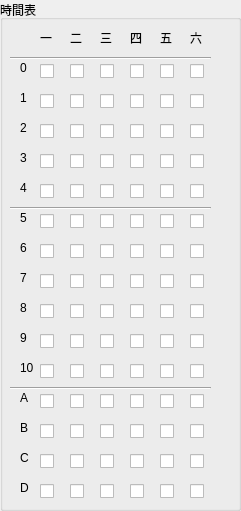
   <widget class="QGroupBox" name="groupBox_3">
    <property name="geometry">
     <rect>
      <x>970</x>
      <y>30</y>
      <width>241</width>
      <height>511</height>
     </rect>
    </property>
    <property name="title">
     <string>時間表</string>
    </property>
    <widget class="QLabel" name="label">
     <property name="geometry">
      <rect>
       <x>40</x>
       <y>30</y>
       <width>21</width>
       <height>16</height>
      </rect>
     </property>
     <property name="text">
      <string>一</string>
     </property>
    </widget>
    <widget class="QLabel" name="label_2">
     <property name="geometry">
      <rect>
       <x>70</x>
       <y>30</y>
       <width>21</width>
       <height>16</height>
      </rect>
     </property>
     <property name="text">
      <string>二</string>
     </property>
    </widget>
    <widget class="QLabel" name="label_3">
     <property name="geometry">
      <rect>
       <x>100</x>
       <y>30</y>
       <width>21</width>
       <height>16</height>
      </rect>
     </property>
     <property name="text">
      <string>三</string>
     </property>
    </widget>
    <widget class="QLabel" name="label_4">
     <property name="geometry">
      <rect>
       <x>130</x>
       <y>30</y>
       <width>21</width>
       <height>16</height>
      </rect>
     </property>
     <property name="text">
      <string>四</string>
     </property>
    </widget>
    <widget class="QLabel" name="label_5">
     <property name="geometry">
      <rect>
       <x>160</x>
       <y>30</y>
       <width>21</width>
       <height>16</height>
      </rect>
     </property>
     <property name="text">
      <string>五</string>
     </property>
    </widget>
    <widget class="QLabel" name="label_6">
     <property name="geometry">
      <rect>
       <x>20</x>
       <y>90</y>
       <width>21</width>
       <height>16</height>
      </rect>
     </property>
     <property name="text">
      <string>1</string>
     </property>
    </widget>
    <widget class="QLabel" name="label_7">
     <property name="geometry">
      <rect>
       <x>20</x>
       <y>120</y>
       <width>21</width>
       <height>16</height>
      </rect>
     </property>
     <property name="text">
      <string>2</string>
     </property>
    </widget>
    <widget class="QLabel" name="label_8">
     <property name="geometry">
      <rect>
       <x>20</x>
       <y>150</y>
       <width>21</width>
       <height>16</height>
      </rect>
     </property>
     <property name="text">
      <string>3</string>
     </property>
    </widget>
    <widget class="QLabel" name="label_9">
     <property name="geometry">
      <rect>
       <x>20</x>
       <y>180</y>
       <width>21</width>
       <height>16</height>
      </rect>
     </property>
     <property name="text">
      <string>4</string>
     </property>
    </widget>
    <widget class="QLabel" name="label_10">
     <property name="geometry">
      <rect>
       <x>20</x>
       <y>210</y>
       <width>21</width>
       <height>16</height>
      </rect>
     </property>
     <property name="text">
      <string>5</string>
     </property>
    </widget>
    <widget class="QLabel" name="label_11">
     <property name="geometry">
      <rect>
       <x>20</x>
       <y>240</y>
       <width>21</width>
       <height>16</height>
      </rect>
     </property>
     <property name="text">
      <string>6</string>
     </property>
    </widget>
    <widget class="QLabel" name="label_12">
     <property name="geometry">
      <rect>
       <x>20</x>
       <y>270</y>
       <width>21</width>
       <height>16</height>
      </rect>
     </property>
     <property name="text">
      <string>7</string>
     </property>
    </widget>
    <widget class="QLabel" name="label_13">
     <property name="geometry">
      <rect>
       <x>20</x>
       <y>300</y>
       <width>21</width>
       <height>16</height>
      </rect>
     </property>
     <property name="text">
      <string>8</string>
     </property>
    </widget>
    <widget class="QLabel" name="label_14">
     <property name="geometry">
      <rect>
       <x>20</x>
       <y>330</y>
       <width>21</width>
       <height>16</height>
      </rect>
     </property>
     <property name="text">
      <string>9</string>
     </property>
    </widget>
    <widget class="QLabel" name="label_15">
     <property name="geometry">
      <rect>
       <x>20</x>
       <y>360</y>
       <width>21</width>
       <height>16</height>
      </rect>
     </property>
     <property name="text">
      <string>10</string>
     </property>
    </widget>
    <widget class="QLabel" name="label_16">
     <property name="geometry">
      <rect>
       <x>20</x>
       <y>390</y>
       <width>21</width>
       <height>16</height>
      </rect>
     </property>
     <property name="text">
      <string>A</string>
     </property>
    </widget>
    <widget class="QLabel" name="label_17">
     <property name="geometry">
      <rect>
       <x>20</x>
       <y>420</y>
       <width>21</width>
       <height>16</height>
      </rect>
     </property>
     <property name="text">
      <string>B</string>
     </property>
    </widget>
    <widget class="QLabel" name="label_18">
     <property name="geometry">
      <rect>
       <x>20</x>
       <y>450</y>
       <width>21</width>
       <height>16</height>
      </rect>
     </property>
     <property name="text">
      <string>C</string>
     </property>
    </widget>
    <widget class="QCheckBox" name="tt1_0">
     <property name="geometry">
      <rect>
       <x>40</x>
       <y>60</y>
       <width>21</width>
       <height>22</height>
      </rect>
     </property>
     <property name="text">
      <string/>
     </property>
    </widget>
    <widget class="QCheckBox" name="tt2_0">
     <property name="geometry">
      <rect>
       <x>70</x>
       <y>60</y>
       <width>21</width>
       <height>22</height>
      </rect>
     </property>
     <property name="text">
      <string/>
     </property>
    </widget>
    <widget class="QCheckBox" name="tt3_0">
     <property name="geometry">
      <rect>
       <x>100</x>
       <y>60</y>
       <width>21</width>
       <height>22</height>
      </rect>
     </property>
     <property name="text">
      <string/>
     </property>
    </widget>
    <widget class="QCheckBox" name="tt4_0">
     <property name="geometry">
      <rect>
       <x>130</x>
       <y>60</y>
       <width>21</width>
       <height>22</height>
      </rect>
     </property>
     <property name="text">
      <string/>
     </property>
    </widget>
    <widget class="QCheckBox" name="tt5_0">
     <property name="geometry">
      <rect>
       <x>160</x>
       <y>60</y>
       <width>21</width>
       <height>22</height>
      </rect>
     </property>
     <property name="text">
      <string/>
     </property>
    </widget>
    <widget class="QLabel" name="label_19">
     <property name="geometry">
      <rect>
       <x>20</x>
       <y>60</y>
       <width>21</width>
       <height>16</height>
      </rect>
     </property>
     <property name="text">
      <string>0</string>
     </property>
    </widget>
    <widget class="QLabel" name="label_20">
     <property name="geometry">
      <rect>
       <x>20</x>
       <y>480</y>
       <width>21</width>
       <height>16</height>
      </rect>
     </property>
     <property name="text">
      <string>D</string>
     </property>
    </widget>
    <widget class="QCheckBox" name="tt2_1">
     <property name="geometry">
      <rect>
       <x>70</x>
       <y>90</y>
       <width>21</width>
       <height>22</height>
      </rect>
     </property>
     <property name="text">
      <string/>
     </property>
    </widget>
    <widget class="QCheckBox" name="tt4_1">
     <property name="geometry">
      <rect>
       <x>130</x>
       <y>90</y>
       <width>21</width>
       <height>22</height>
      </rect>
     </property>
     <property name="text">
      <string/>
     </property>
    </widget>
    <widget class="QCheckBox" name="tt1_1">
     <property name="geometry">
      <rect>
       <x>40</x>
       <y>90</y>
       <width>21</width>
       <height>22</height>
      </rect>
     </property>
     <property name="text">
      <string/>
     </property>
    </widget>
    <widget class="QCheckBox" name="tt5_1">
     <property name="geometry">
      <rect>
       <x>160</x>
       <y>90</y>
       <width>21</width>
       <height>22</height>
      </rect>
     </property>
     <property name="text">
      <string/>
     </property>
    </widget>
    <widget class="QCheckBox" name="tt3_1">
     <property name="geometry">
      <rect>
       <x>100</x>
       <y>90</y>
       <width>21</width>
       <height>22</height>
      </rect>
     </property>
     <property name="text">
      <string/>
     </property>
    </widget>
    <widget class="QCheckBox" name="tt1_2">
     <property name="geometry">
      <rect>
       <x>40</x>
       <y>120</y>
       <width>21</width>
       <height>22</height>
      </rect>
     </property>
     <property name="text">
      <string/>
     </property>
    </widget>
    <widget class="QCheckBox" name="tt3_2">
     <property name="geometry">
      <rect>
       <x>100</x>
       <y>120</y>
       <width>21</width>
       <height>22</height>
      </rect>
     </property>
     <property name="text">
      <string/>
     </property>
    </widget>
    <widget class="QCheckBox" name="tt5_2">
     <property name="geometry">
      <rect>
       <x>160</x>
       <y>120</y>
       <width>21</width>
       <height>22</height>
      </rect>
     </property>
     <property name="text">
      <string/>
     </property>
    </widget>
    <widget class="QCheckBox" name="tt2_2">
     <property name="geometry">
      <rect>
       <x>70</x>
       <y>120</y>
       <width>21</width>
       <height>22</height>
      </rect>
     </property>
     <property name="text">
      <string/>
     </property>
    </widget>
    <widget class="QCheckBox" name="tt4_2">
     <property name="geometry">
      <rect>
       <x>130</x>
       <y>120</y>
       <width>21</width>
       <height>22</height>
      </rect>
     </property>
     <property name="text">
      <string/>
     </property>
    </widget>
    <widget class="QCheckBox" name="tt1_3">
     <property name="geometry">
      <rect>
       <x>40</x>
       <y>150</y>
       <width>21</width>
       <height>22</height>
      </rect>
     </property>
     <property name="text">
      <string/>
     </property>
    </widget>
    <widget class="QCheckBox" name="tt3_3">
     <property name="geometry">
      <rect>
       <x>100</x>
       <y>150</y>
       <width>21</width>
       <height>22</height>
      </rect>
     </property>
     <property name="text">
      <string/>
     </property>
    </widget>
    <widget class="QCheckBox" name="tt4_3">
     <property name="geometry">
      <rect>
       <x>130</x>
       <y>150</y>
       <width>21</width>
       <height>22</height>
      </rect>
     </property>
     <property name="text">
      <string/>
     </property>
    </widget>
    <widget class="QCheckBox" name="tt5_3">
     <property name="geometry">
      <rect>
       <x>160</x>
       <y>150</y>
       <width>21</width>
       <height>22</height>
      </rect>
     </property>
     <property name="text">
      <string/>
     </property>
    </widget>
    <widget class="QCheckBox" name="tt2_3">
     <property name="geometry">
      <rect>
       <x>70</x>
       <y>150</y>
       <width>21</width>
       <height>22</height>
      </rect>
     </property>
     <property name="text">
      <string/>
     </property>
    </widget>
    <widget class="QCheckBox" name="tt3_4">
     <property name="geometry">
      <rect>
       <x>100</x>
       <y>180</y>
       <width>21</width>
       <height>22</height>
      </rect>
     </property>
     <property name="text">
      <string/>
     </property>
    </widget>
    <widget class="QCheckBox" name="tt4_4">
     <property name="geometry">
      <rect>
       <x>130</x>
       <y>180</y>
       <width>21</width>
       <height>22</height>
      </rect>
     </property>
     <property name="text">
      <string/>
     </property>
    </widget>
    <widget class="QCheckBox" name="tt1_4">
     <property name="geometry">
      <rect>
       <x>40</x>
       <y>180</y>
       <width>21</width>
       <height>22</height>
      </rect>
     </property>
     <property name="text">
      <string/>
     </property>
    </widget>
    <widget class="QCheckBox" name="tt5_4">
     <property name="geometry">
      <rect>
       <x>160</x>
       <y>180</y>
       <width>21</width>
       <height>22</height>
      </rect>
     </property>
     <property name="text">
      <string/>
     </property>
    </widget>
    <widget class="QCheckBox" name="tt2_4">
     <property name="geometry">
      <rect>
       <x>70</x>
       <y>180</y>
       <width>21</width>
       <height>22</height>
      </rect>
     </property>
     <property name="text">
      <string/>
     </property>
    </widget>
    <widget class="QCheckBox" name="tt3_5">
     <property name="geometry">
      <rect>
       <x>100</x>
       <y>210</y>
       <width>21</width>
       <height>22</height>
      </rect>
     </property>
     <property name="text">
      <string/>
     </property>
    </widget>
    <widget class="QCheckBox" name="tt5_5">
     <property name="geometry">
      <rect>
       <x>160</x>
       <y>210</y>
       <width>21</width>
       <height>22</height>
      </rect>
     </property>
     <property name="text">
      <string/>
     </property>
    </widget>
    <widget class="QCheckBox" name="tt4_5">
     <property name="geometry">
      <rect>
       <x>130</x>
       <y>210</y>
       <width>21</width>
       <height>22</height>
      </rect>
     </property>
     <property name="text">
      <string/>
     </property>
    </widget>
    <widget class="QCheckBox" name="tt1_5">
     <property name="geometry">
      <rect>
       <x>40</x>
       <y>210</y>
       <width>21</width>
       <height>22</height>
      </rect>
     </property>
     <property name="text">
      <string/>
     </property>
    </widget>
    <widget class="QCheckBox" name="tt2_5">
     <property name="geometry">
      <rect>
       <x>70</x>
       <y>210</y>
       <width>21</width>
       <height>22</height>
      </rect>
     </property>
     <property name="text">
      <string/>
     </property>
    </widget>
    <widget class="QCheckBox" name="tt5_6">
     <property name="geometry">
      <rect>
       <x>160</x>
       <y>240</y>
       <width>21</width>
       <height>22</height>
      </rect>
     </property>
     <property name="text">
      <string/>
     </property>
    </widget>
    <widget class="QCheckBox" name="tt3_6">
     <property name="geometry">
      <rect>
       <x>100</x>
       <y>240</y>
       <width>21</width>
       <height>22</height>
      </rect>
     </property>
     <property name="text">
      <string/>
     </property>
    </widget>
    <widget class="QCheckBox" name="tt2_6">
     <property name="geometry">
      <rect>
       <x>70</x>
       <y>240</y>
       <width>21</width>
       <height>22</height>
      </rect>
     </property>
     <property name="text">
      <string/>
     </property>
    </widget>
    <widget class="QCheckBox" name="tt4_6">
     <property name="geometry">
      <rect>
       <x>130</x>
       <y>240</y>
       <width>21</width>
       <height>22</height>
      </rect>
     </property>
     <property name="text">
      <string/>
     </property>
    </widget>
    <widget class="QCheckBox" name="tt1_6">
     <property name="geometry">
      <rect>
       <x>40</x>
       <y>240</y>
       <width>21</width>
       <height>22</height>
      </rect>
     </property>
     <property name="text">
      <string/>
     </property>
    </widget>
    <widget class="QCheckBox" name="tt5_7">
     <property name="geometry">
      <rect>
       <x>160</x>
       <y>270</y>
       <width>21</width>
       <height>22</height>
      </rect>
     </property>
     <property name="text">
      <string/>
     </property>
    </widget>
    <widget class="QCheckBox" name="tt2_7">
     <property name="geometry">
      <rect>
       <x>70</x>
       <y>270</y>
       <width>21</width>
       <height>22</height>
      </rect>
     </property>
     <property name="text">
      <string/>
     </property>
    </widget>
    <widget class="QCheckBox" name="tt3_7">
     <property name="geometry">
      <rect>
       <x>100</x>
       <y>270</y>
       <width>21</width>
       <height>22</height>
      </rect>
     </property>
     <property name="text">
      <string/>
     </property>
    </widget>
    <widget class="QCheckBox" name="tt1_7">
     <property name="geometry">
      <rect>
       <x>40</x>
       <y>270</y>
       <width>21</width>
       <height>22</height>
      </rect>
     </property>
     <property name="text">
      <string/>
     </property>
    </widget>
    <widget class="QCheckBox" name="tt4_7">
     <property name="geometry">
      <rect>
       <x>130</x>
       <y>270</y>
       <width>21</width>
       <height>22</height>
      </rect>
     </property>
     <property name="text">
      <string/>
     </property>
    </widget>
    <widget class="QCheckBox" name="tt5_8">
     <property name="geometry">
      <rect>
       <x>160</x>
       <y>300</y>
       <width>21</width>
       <height>22</height>
      </rect>
     </property>
     <property name="text">
      <string/>
     </property>
    </widget>
    <widget class="QCheckBox" name="tt1_8">
     <property name="geometry">
      <rect>
       <x>40</x>
       <y>300</y>
       <width>21</width>
       <height>22</height>
      </rect>
     </property>
     <property name="text">
      <string/>
     </property>
    </widget>
    <widget class="QCheckBox" name="tt4_8">
     <property name="geometry">
      <rect>
       <x>130</x>
       <y>300</y>
       <width>21</width>
       <height>22</height>
      </rect>
     </property>
     <property name="text">
      <string/>
     </property>
    </widget>
    <widget class="QCheckBox" name="tt2_8">
     <property name="geometry">
      <rect>
       <x>70</x>
       <y>300</y>
       <width>21</width>
       <height>22</height>
      </rect>
     </property>
     <property name="text">
      <string/>
     </property>
    </widget>
    <widget class="QCheckBox" name="tt3_8">
     <property name="geometry">
      <rect>
       <x>100</x>
       <y>300</y>
       <width>21</width>
       <height>22</height>
      </rect>
     </property>
     <property name="text">
      <string/>
     </property>
    </widget>
    <widget class="QCheckBox" name="tt3_9">
     <property name="geometry">
      <rect>
       <x>100</x>
       <y>330</y>
       <width>21</width>
       <height>22</height>
      </rect>
     </property>
     <property name="text">
      <string/>
     </property>
    </widget>
    <widget class="QCheckBox" name="tt4_9">
     <property name="geometry">
      <rect>
       <x>130</x>
       <y>330</y>
       <width>21</width>
       <height>22</height>
      </rect>
     </property>
     <property name="text">
      <string/>
     </property>
    </widget>
    <widget class="QCheckBox" name="tt1_9">
     <property name="geometry">
      <rect>
       <x>40</x>
       <y>330</y>
       <width>21</width>
       <height>22</height>
      </rect>
     </property>
     <property name="text">
      <string/>
     </property>
    </widget>
    <widget class="QCheckBox" name="tt2_9">
     <property name="geometry">
      <rect>
       <x>70</x>
       <y>330</y>
       <width>21</width>
       <height>22</height>
      </rect>
     </property>
     <property name="text">
      <string/>
     </property>
    </widget>
    <widget class="QCheckBox" name="tt5_9">
     <property name="geometry">
      <rect>
       <x>160</x>
       <y>330</y>
       <width>21</width>
       <height>22</height>
      </rect>
     </property>
     <property name="text">
      <string/>
     </property>
    </widget>
    <widget class="QCheckBox" name="tt4_10">
     <property name="geometry">
      <rect>
       <x>130</x>
       <y>360</y>
       <width>21</width>
       <height>22</height>
      </rect>
     </property>
     <property name="text">
      <string/>
     </property>
    </widget>
    <widget class="QCheckBox" name="tt2_10">
     <property name="geometry">
      <rect>
       <x>70</x>
       <y>360</y>
       <width>21</width>
       <height>22</height>
      </rect>
     </property>
     <property name="text">
      <string/>
     </property>
    </widget>
    <widget class="QCheckBox" name="tt1_10">
     <property name="geometry">
      <rect>
       <x>40</x>
       <y>360</y>
       <width>21</width>
       <height>22</height>
      </rect>
     </property>
     <property name="text">
      <string/>
     </property>
    </widget>
    <widget class="QCheckBox" name="tt5_10">
     <property name="geometry">
      <rect>
       <x>160</x>
       <y>360</y>
       <width>21</width>
       <height>22</height>
      </rect>
     </property>
     <property name="text">
      <string/>
     </property>
    </widget>
    <widget class="QCheckBox" name="tt3_10">
     <property name="geometry">
      <rect>
       <x>100</x>
       <y>360</y>
       <width>21</width>
       <height>22</height>
      </rect>
     </property>
     <property name="text">
      <string/>
     </property>
    </widget>
    <widget class="QCheckBox" name="tt4_11">
     <property name="geometry">
      <rect>
       <x>130</x>
       <y>390</y>
       <width>21</width>
       <height>22</height>
      </rect>
     </property>
     <property name="text">
      <string/>
     </property>
    </widget>
    <widget class="QCheckBox" name="tt2_11">
     <property name="geometry">
      <rect>
       <x>70</x>
       <y>390</y>
       <width>21</width>
       <height>22</height>
      </rect>
     </property>
     <property name="text">
      <string/>
     </property>
    </widget>
    <widget class="QCheckBox" name="tt5_11">
     <property name="geometry">
      <rect>
       <x>160</x>
       <y>390</y>
       <width>21</width>
       <height>22</height>
      </rect>
     </property>
     <property name="text">
      <string/>
     </property>
    </widget>
    <widget class="QCheckBox" name="tt1_11">
     <property name="geometry">
      <rect>
       <x>40</x>
       <y>390</y>
       <width>21</width>
       <height>22</height>
      </rect>
     </property>
     <property name="text">
      <string/>
     </property>
    </widget>
    <widget class="QCheckBox" name="tt3_11">
     <property name="geometry">
      <rect>
       <x>100</x>
       <y>390</y>
       <width>21</width>
       <height>22</height>
      </rect>
     </property>
     <property name="text">
      <string/>
     </property>
    </widget>
    <widget class="QCheckBox" name="tt3_12">
     <property name="geometry">
      <rect>
       <x>100</x>
       <y>420</y>
       <width>21</width>
       <height>22</height>
      </rect>
     </property>
     <property name="text">
      <string/>
     </property>
    </widget>
    <widget class="QCheckBox" name="tt1_12">
     <property name="geometry">
      <rect>
       <x>40</x>
       <y>420</y>
       <width>21</width>
       <height>22</height>
      </rect>
     </property>
     <property name="text">
      <string/>
     </property>
    </widget>
    <widget class="QCheckBox" name="tt5_12">
     <property name="geometry">
      <rect>
       <x>160</x>
       <y>420</y>
       <width>21</width>
       <height>22</height>
      </rect>
     </property>
     <property name="text">
      <string/>
     </property>
    </widget>
    <widget class="QCheckBox" name="tt4_12">
     <property name="geometry">
      <rect>
       <x>130</x>
       <y>420</y>
       <width>21</width>
       <height>22</height>
      </rect>
     </property>
     <property name="text">
      <string/>
     </property>
    </widget>
    <widget class="QCheckBox" name="tt2_12">
     <property name="geometry">
      <rect>
       <x>70</x>
       <y>420</y>
       <width>21</width>
       <height>22</height>
      </rect>
     </property>
     <property name="text">
      <string/>
     </property>
    </widget>
    <widget class="QCheckBox" name="tt2_13">
     <property name="geometry">
      <rect>
       <x>70</x>
       <y>450</y>
       <width>21</width>
       <height>22</height>
      </rect>
     </property>
     <property name="text">
      <string/>
     </property>
    </widget>
    <widget class="QCheckBox" name="tt5_13">
     <property name="geometry">
      <rect>
       <x>160</x>
       <y>450</y>
       <width>21</width>
       <height>22</height>
      </rect>
     </property>
     <property name="text">
      <string/>
     </property>
    </widget>
    <widget class="QCheckBox" name="tt4_13">
     <property name="geometry">
      <rect>
       <x>130</x>
       <y>450</y>
       <width>21</width>
       <height>22</height>
      </rect>
     </property>
     <property name="text">
      <string/>
     </property>
    </widget>
    <widget class="QCheckBox" name="tt1_13">
     <property name="geometry">
      <rect>
       <x>40</x>
       <y>450</y>
       <width>21</width>
       <height>22</height>
      </rect>
     </property>
     <property name="text">
      <string/>
     </property>
    </widget>
    <widget class="QCheckBox" name="tt3_13">
     <property name="geometry">
      <rect>
       <x>100</x>
       <y>450</y>
       <width>21</width>
       <height>22</height>
      </rect>
     </property>
     <property name="text">
      <string/>
     </property>
    </widget>
    <widget class="QCheckBox" name="tt3_14">
     <property name="geometry">
      <rect>
       <x>100</x>
       <y>480</y>
       <width>21</width>
       <height>22</height>
      </rect>
     </property>
     <property name="text">
      <string/>
     </property>
    </widget>
    <widget class="QCheckBox" name="tt5_14">
     <property name="geometry">
      <rect>
       <x>160</x>
       <y>480</y>
       <width>21</width>
       <height>22</height>
      </rect>
     </property>
     <property name="text">
      <string/>
     </property>
    </widget>
    <widget class="QCheckBox" name="tt2_14">
     <property name="geometry">
      <rect>
       <x>70</x>
       <y>480</y>
       <width>21</width>
       <height>22</height>
      </rect>
     </property>
     <property name="text">
      <string/>
     </property>
    </widget>
    <widget class="QCheckBox" name="tt4_14">
     <property name="geometry">
      <rect>
       <x>130</x>
       <y>480</y>
       <width>21</width>
       <height>22</height>
      </rect>
     </property>
     <property name="text">
      <string/>
     </property>
    </widget>
    <widget class="QCheckBox" name="tt1_14">
     <property name="geometry">
      <rect>
       <x>40</x>
       <y>480</y>
       <width>21</width>
       <height>22</height>
      </rect>
     </property>
     <property name="text">
      <string/>
     </property>
    </widget>
    <widget class="Line" name="line">
     <property name="geometry">
      <rect>
       <x>10</x>
       <y>200</y>
       <width>201</width>
       <height>16</height>
      </rect>
     </property>
     <property name="orientation">
      <enum>Qt::Horizontal</enum>
     </property>
    </widget>
    <widget class="Line" name="line_2">
     <property name="geometry">
      <rect>
       <x>10</x>
       <y>380</y>
       <width>201</width>
       <height>16</height>
      </rect>
     </property>
     <property name="orientation">
      <enum>Qt::Horizontal</enum>
     </property>
    </widget>
    <widget class="Line" name="line_3">
     <property name="geometry">
      <rect>
       <x>10</x>
       <y>50</y>
       <width>201</width>
       <height>16</height>
      </rect>
     </property>
     <property name="orientation">
      <enum>Qt::Horizontal</enum>
     </property>
    </widget>
    <widget class="QCheckBox" name="tt6_5">
     <property name="geometry">
      <rect>
       <x>190</x>
       <y>210</y>
       <width>21</width>
       <height>22</height>
      </rect>
     </property>
     <property name="text">
      <string/>
     </property>
    </widget>
    <widget class="QCheckBox" name="tt6_6">
     <property name="geometry">
      <rect>
       <x>190</x>
       <y>240</y>
       <width>21</width>
       <height>22</height>
      </rect>
     </property>
     <property name="text">
      <string/>
     </property>
    </widget>
    <widget class="QCheckBox" name="tt6_4">
     <property name="geometry">
      <rect>
       <x>190</x>
       <y>180</y>
       <width>21</width>
       <height>22</height>
      </rect>
     </property>
     <property name="text">
      <string/>
     </property>
    </widget>
    <widget class="QCheckBox" name="tt6_0">
     <property name="geometry">
      <rect>
       <x>190</x>
       <y>60</y>
       <width>21</width>
       <height>22</height>
      </rect>
     </property>
     <property name="text">
      <string/>
     </property>
    </widget>
    <widget class="QCheckBox" name="tt6_13">
     <property name="geometry">
      <rect>
       <x>190</x>
       <y>450</y>
       <width>21</width>
       <height>22</height>
      </rect>
     </property>
     <property name="text">
      <string/>
     </property>
    </widget>
    <widget class="QCheckBox" name="tt6_14">
     <property name="geometry">
      <rect>
       <x>190</x>
       <y>480</y>
       <width>21</width>
       <height>22</height>
      </rect>
     </property>
     <property name="text">
      <string/>
     </property>
    </widget>
    <widget class="QCheckBox" name="tt6_3">
     <property name="geometry">
      <rect>
       <x>190</x>
       <y>150</y>
       <width>21</width>
       <height>22</height>
      </rect>
     </property>
     <property name="text">
      <string/>
     </property>
    </widget>
    <widget class="QCheckBox" name="tt6_8">
     <property name="geometry">
      <rect>
       <x>190</x>
       <y>300</y>
       <width>21</width>
       <height>22</height>
      </rect>
     </property>
     <property name="text">
      <string/>
     </property>
    </widget>
    <widget class="QCheckBox" name="tt6_7">
     <property name="geometry">
      <rect>
       <x>190</x>
       <y>270</y>
       <width>21</width>
       <height>22</height>
      </rect>
     </property>
     <property name="text">
      <string/>
     </property>
    </widget>
    <widget class="QCheckBox" name="tt6_1">
     <property name="geometry">
      <rect>
       <x>190</x>
       <y>90</y>
       <width>21</width>
       <height>22</height>
      </rect>
     </property>
     <property name="text">
      <string/>
     </property>
    </widget>
    <widget class="QCheckBox" name="tt6_12">
     <property name="geometry">
      <rect>
       <x>190</x>
       <y>420</y>
       <width>21</width>
       <height>22</height>
      </rect>
     </property>
     <property name="text">
      <string/>
     </property>
    </widget>
    <widget class="QCheckBox" name="tt6_11">
     <property name="geometry">
      <rect>
       <x>190</x>
       <y>390</y>
       <width>21</width>
       <height>22</height>
      </rect>
     </property>
     <property name="text">
      <string/>
     </property>
    </widget>
    <widget class="QCheckBox" name="tt6_10">
     <property name="geometry">
      <rect>
       <x>190</x>
       <y>360</y>
       <width>21</width>
       <height>22</height>
      </rect>
     </property>
     <property name="text">
      <string/>
     </property>
    </widget>
    <widget class="QCheckBox" name="tt6_2">
     <property name="geometry">
      <rect>
       <x>190</x>
       <y>120</y>
       <width>21</width>
       <height>22</height>
      </rect>
     </property>
     <property name="text">
      <string/>
     </property>
    </widget>
    <widget class="QCheckBox" name="tt6_9">
     <property name="geometry">
      <rect>
       <x>190</x>
       <y>330</y>
       <width>21</width>
       <height>22</height>
      </rect>
     </property>
     <property name="text">
      <string/>
     </property>
    </widget>
    <widget class="QLabel" name="label_21">
     <property name="geometry">
      <rect>
       <x>190</x>
       <y>30</y>
       <width>21</width>
       <height>16</height>
      </rect>
     </property>
     <property name="text">
      <string>六</string>
     </property>
    </widget>
   </widget>
